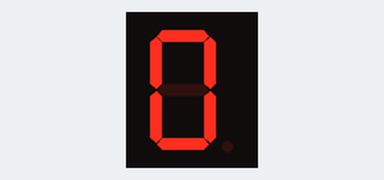
Simulated run of this sketch. Board: Arduino Uno, built with avr-gcc and run on an emulated ATmega328P. On the bench: 1-digit seven-segment display. Wiring (inferred from the names in the program): 1-digit 7-segment display, segments lit when HIGH: segments pin 4, pin 5, pin 7, pin 8, pin 9, pin 10, pin 11, pin 6. The segment pins are drawn as the display they are named for.

Above: at 0.15 s.
At 0.75 s:
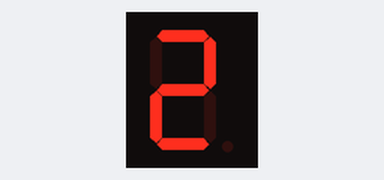
At 1.65 s:
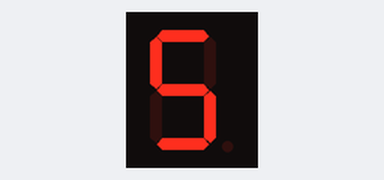
At 2.55 s:
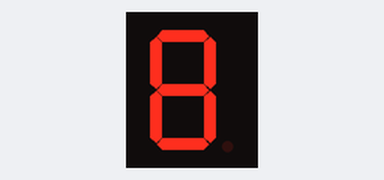
At 3.45 s:
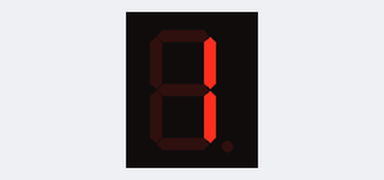

Measured:
- by itself, everything shown: repeats every 3.0 s, in 10 steps

The sketch:

Seven-Segment_single.ino
```cpp
// Seven-Segment_single.ino
const int a=4; const int b=5;
const int dp=6; const int c=7;
const int d=8; const int e=9;
const int f=10; const int g=11;
int timeDelay = 300;
void setup()
{ for(int thisPin = 4; thisPin <= 11; thisPin++)
{ pinMode(thisPin,OUTPUT);
}
}
void loop()
{ digital_0(); delay(timeDelay);
digital_1(); delay(timeDelay);
digital_2(); delay(timeDelay);
digital_3(); delay(timeDelay);
digital_4(); delay(timeDelay);
digital_5(); delay(timeDelay);
digital_6(); delay(timeDelay);
digital_7(); delay(timeDelay);
digital_8(); delay(timeDelay);
digital_9(); delay(timeDelay);
}
void digital_0(void) // zero
{ digitalWrite(a,HIGH); digitalWrite(b,HIGH);
digitalWrite(c,HIGH); digitalWrite(d,HIGH);
digitalWrite(e,HIGH); digitalWrite(f,HIGH);
digitalWrite(g,LOW); digitalWrite(dp,LOW);
}
void digital_1(void) // one
{ digitalWrite(a,LOW); digitalWrite(b,HIGH);
digitalWrite(c,HIGH); digitalWrite(d,LOW);
digitalWrite(e,LOW); digitalWrite(f,LOW);
digitalWrite(g,LOW); digitalWrite(dp,LOW);
}
void digital_2(void) // two
{ digitalWrite(a,HIGH); digitalWrite(b,HIGH);
digitalWrite(c,LOW); digitalWrite(d,HIGH);
digitalWrite(e,HIGH); digitalWrite(f,LOW);
digitalWrite(g,HIGH); digitalWrite(dp,LOW);
}
void digital_3(void) // three
{ digitalWrite(a,HIGH); digitalWrite(b,HIGH);
digitalWrite(c,HIGH); digitalWrite(d,HIGH);
digitalWrite(e,LOW); digitalWrite(f,LOW);
digitalWrite(g,HIGH); digitalWrite(dp,LOW);
}
void digital_4(void) // four
{ digitalWrite(a,LOW); digitalWrite(b,HIGH);
digitalWrite(c,HIGH); digitalWrite(d,LOW);
digitalWrite(e,LOW); digitalWrite(f,HIGH);
digitalWrite(g,HIGH); digitalWrite(dp,LOW);
}
void digital_5(void) // five
{ digitalWrite(a,HIGH); digitalWrite(b,LOW);
digitalWrite(c,HIGH); digitalWrite(d,HIGH);
digitalWrite(e,LOW); digitalWrite(f,HIGH);
digitalWrite(g,HIGH); digitalWrite(dp,LOW);
}
void digital_6(void) // six
{ digitalWrite(a,HIGH); digitalWrite(b,LOW);
digitalWrite(c,HIGH); digitalWrite(d,HIGH);
digitalWrite(e,HIGH); digitalWrite(f,HIGH);
digitalWrite(g,HIGH); digitalWrite(dp,LOW);
}
void digital_7(void) // seven
{ digitalWrite(a,HIGH); digitalWrite(b,HIGH);
digitalWrite(c,HIGH); digitalWrite(d,LOW);
digitalWrite(e,LOW); digitalWrite(f,LOW);
digitalWrite(g,LOW); digitalWrite(dp,LOW);

}
void digital_8(void) // eight
{ digitalWrite(a,HIGH); digitalWrite(b,HIGH);
digitalWrite(c,HIGH); digitalWrite(d,HIGH);
digitalWrite(e,HIGH); digitalWrite(f,HIGH);
digitalWrite(g,HIGH); digitalWrite(dp,LOW);
}
void digital_9(void) // nine
{ digitalWrite(a,HIGH); digitalWrite(b,HIGH);
digitalWrite(c,HIGH); digitalWrite(d,HIGH);
digitalWrite(e,LOW); digitalWrite(f,HIGH);
digitalWrite(g,HIGH); digitalWrite(dp,LOW);
}
```
